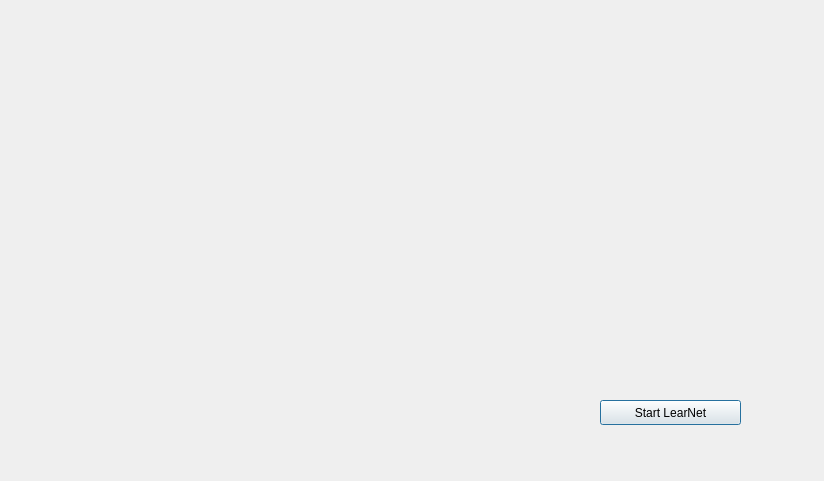
<?xml version="1.0" encoding="UTF-8"?>
<ui version="4.0">
 <class>Start</class>
 <widget class="QDialog" name="Start">
  <property name="geometry">
   <rect>
    <x>0</x>
    <y>0</y>
    <width>824</width>
    <height>481</height>
   </rect>
  </property>
  <property name="windowTitle">
   <string>Dialog</string>
  </property>
  <widget class="QPushButton" name="pushButton">
   <property name="geometry">
    <rect>
     <x>600</x>
     <y>400</y>
     <width>141</width>
     <height>25</height>
    </rect>
   </property>
   <property name="text">
    <string>Start LearNet</string>
   </property>
  </widget>
 </widget>
 <resources/>
 <connections/>
</ui>
